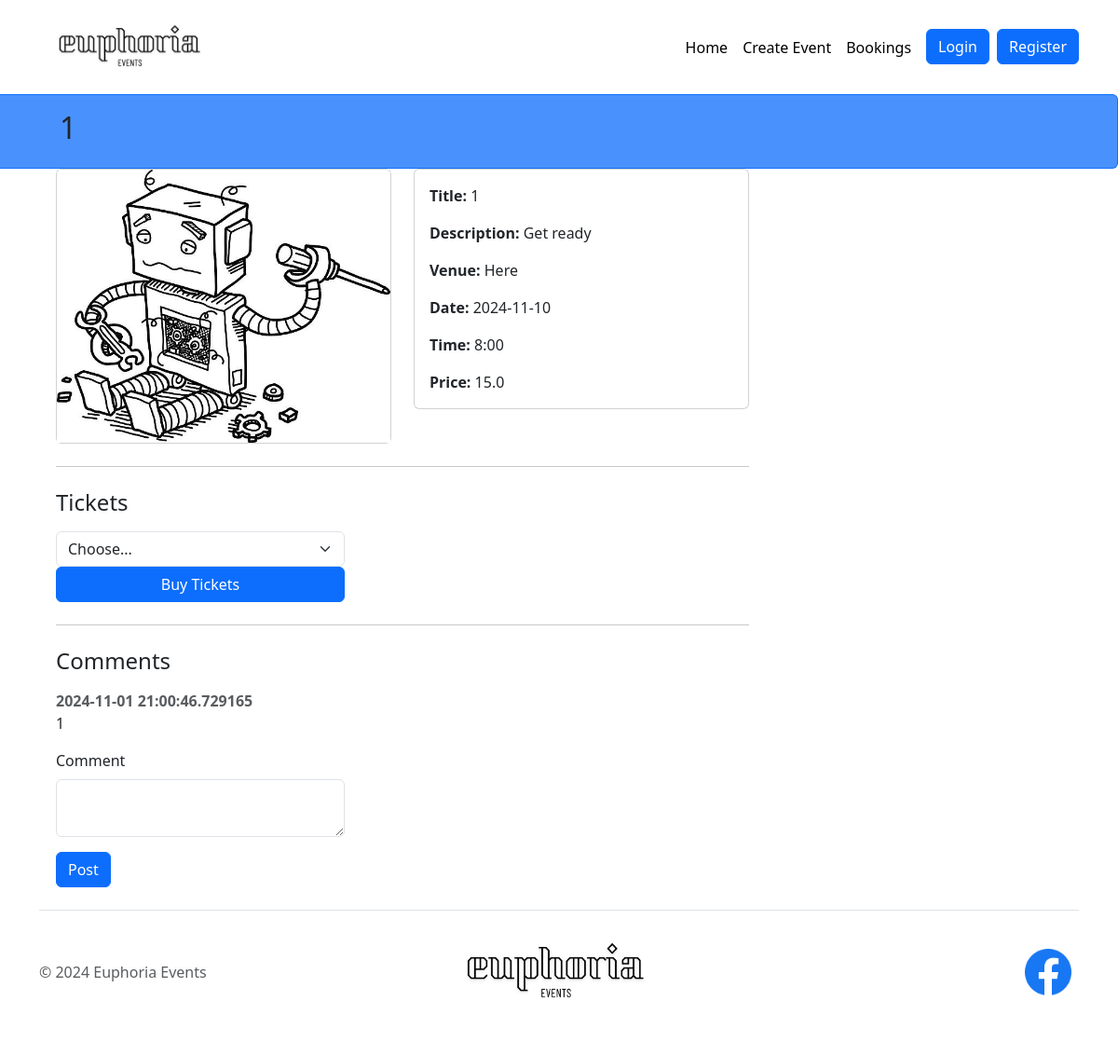
Before: /events/1 with the older database file.
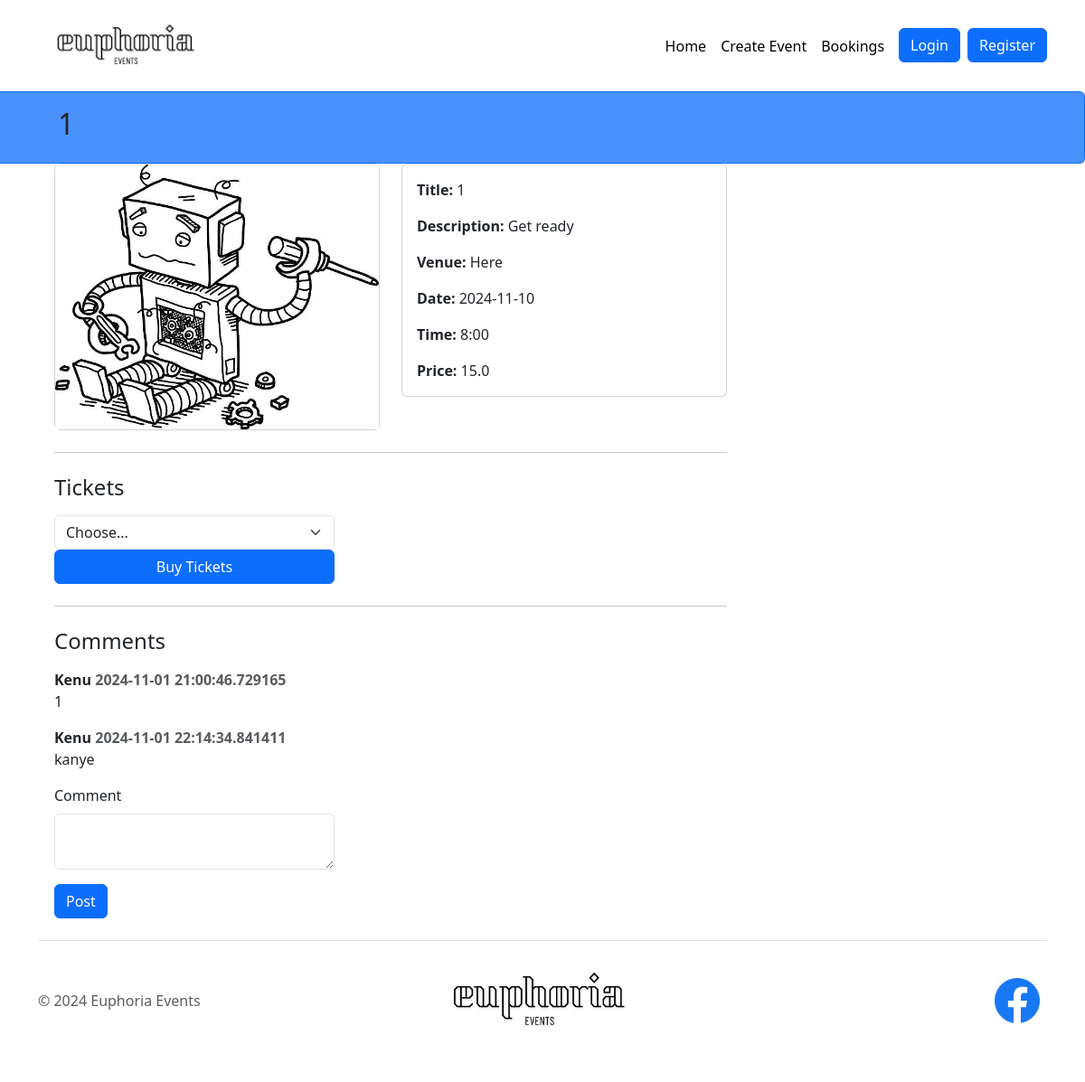
After: the same page with the newer database file.
### concert/models.py (models this page shows, shortened)
class Comment(db.Model):
    __tablename__ = 'comments'
    id = db.Column(db.Integer, primary_key=True)
    text = db.Column(db.String(400))
    created_at = db.Column(db.DateTime, default=datetime.now)
    user_id = db.Column(db.Integer, db.ForeignKey('users.id'))
    concert_id = db.Column(db.Integer, db.ForeignKey('events.id'))

class User(db.Model, UserMixin):
    __tablename__ = 'users'
    id = db.Column(db.Integer, primary_key=True)
    name = db.Column(db.String(100), index=True, unique=True, nullable=False)
    emailid = db.Column(db.String(100), index=True, nullable=False)
    password_hash = db.Column(db.String(255), nullable=False)
    comments = db.relationship('Comment', backref='user')

### concert/upcoming_concerts.py (the view)
@eventbp.route('/<id>')
def show(id):
    concert_instance = db.session.scalar(db.select(Concert).where(Concert.id == id))
    if concert_instance is None:
        flash('Concert not found', 'danger')
        return redirect(url_for('main.index'))
    cform = CommentForm()
    return render_template('events/show.html', concert=concert_instance, cform=cform)

### concert/forms.py
class CommentForm(FlaskForm):
    text = TextAreaField('Comment', [InputRequired()])
    submit = SubmitField('Post')

### templates/events/show.html (shortened to what this page needs)
{% extends "base.html" %}
{% from 'bootstrap5/form.html' import render_form %}
{% block content %}
<div class="p-3 bg-primary bg-opacity-75 border border-primary border-start-0 rounded-end">
  <h2 class="ms-5">{{ concert.name }}</h2>
</div>
<div class="container ms-5">
  <div class="col-md-7 col-lg-8">
      <div class="row g-5">
          <div class="col-12">
              <div class="row">
                  <div class="col-sm-6 mb-3 mb-sm-0">
                      <div class="card">
                          <img class="card-img-top" src="{{ concert.image }}" alt="Concert Image">
                      </div>
                  </div>
                  <div class="col-sm-6">
                      <div class="card">
                          <div class="card-body">
                              <p class="card-text"><strong>Title:</strong> {{ concert.name }}</p>
                              <p class="card-text"><strong>Description:</strong> {{ concert.description }}</p>
                              <p class="card-text"><strong>Venue:</strong> {{ concert.venue }}</p>
                              <p class="card-text"><strong>Date:</strong> {{ concert.date }}</p>
                              <p class="card-text"><strong>Time:</strong> {{ concert.time }}</p>
                              <p class="card-text"><strong>Price:</strong> {{ concert.price }}</p>
                          </div>
                      </div>
                  </div>
              </div>
              <hr class="my-4">
              <h4 class="mb-3">Tickets</h4>
              <form method="POST" action="{{ url_for('main.book_tickets', id=concert.id) }}">
                <div class="col-md-5">
                    <select name="num_guests" class="form-select" required>
                        <option value="">Choose...</option>
                    </select>
                    <button type="submit" class="w-100 btn btn-primary btn-md">Buy Tickets</button>
                </div>
              </form>
              <hr class="my-4">
              <h4 class="mb-3">Comments</h4>
              {% for comment in concert.comments %}
                <div class="col-md-12">
                  <b>{{ comment.user.name }} <span class="ml-2 text-muted">{{ comment.created_at }}</span></b>
                  <p>{{ comment.text }}</p>
                </div>
              {% endfor %}
              <div class="col-md-5">
                <form method="POST" action="{{ url_for('upcoming.comment', id=concert.id) }}">
                    {{ render_form(cform) }}
                </form>
              </div>
          </div>
      </div>
  </div>
</div>
{% endblock %}

Changed rows visible on the page:
shown differently, row unchanged: Comment (number 1 of 2 on the later page): user.name (not shown) → "Kenu"
added Comment: user.name "Kenu", created_at "2024-11-01 22:14:34.841411", text "kanye"
